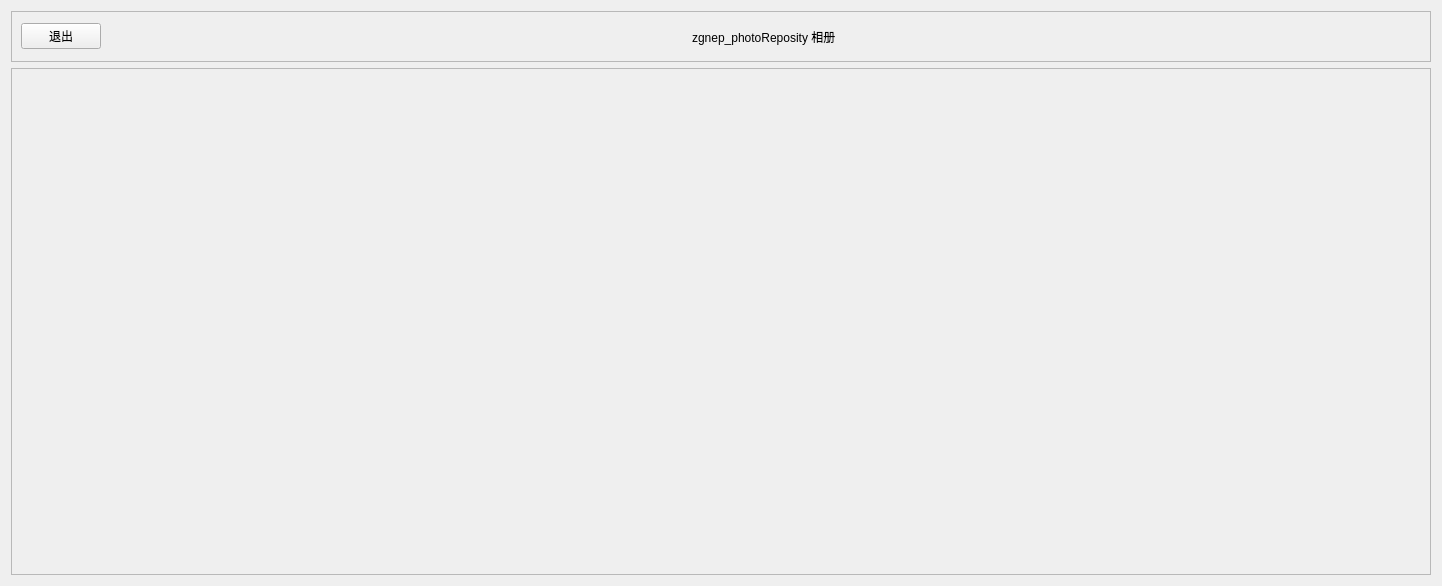
<?xml version="1.0" encoding="UTF-8"?>
<ui version="4.0">
 <class>zgnep_photoReposity</class>
 <widget class="QWidget" name="zgnep_photoReposity">
  <property name="geometry">
   <rect>
    <x>0</x>
    <y>0</y>
    <width>1442</width>
    <height>586</height>
   </rect>
  </property>
  <property name="windowTitle">
   <string>Form</string>
  </property>
  <layout class="QVBoxLayout" name="verticalLayout" stretch="1,10">
   <item>
    <widget class="QFrame" name="frame">
     <property name="frameShape">
      <enum>QFrame::StyledPanel</enum>
     </property>
     <property name="frameShadow">
      <enum>QFrame::Raised</enum>
     </property>
     <layout class="QHBoxLayout" name="horizontalLayout">
      <item>
       <widget class="QPushButton" name="btn_Exit">
        <property name="text">
         <string>退出</string>
        </property>
       </widget>
      </item>
      <item>
       <spacer name="horizontalSpacer">
        <property name="orientation">
         <enum>Qt::Horizontal</enum>
        </property>
        <property name="sizeHint" stdset="0">
         <size>
          <width>559</width>
          <height>20</height>
         </size>
        </property>
       </spacer>
      </item>
      <item>
       <widget class="QLabel" name="label">
        <property name="text">
         <string>zgnep_photoReposity 相册</string>
        </property>
       </widget>
      </item>
      <item>
       <spacer name="horizontalSpacer_2">
        <property name="orientation">
         <enum>Qt::Horizontal</enum>
        </property>
        <property name="sizeHint" stdset="0">
         <size>
          <width>558</width>
          <height>20</height>
         </size>
        </property>
       </spacer>
      </item>
     </layout>
    </widget>
   </item>
   <item>
    <widget class="QScrollArea" name="scrollArea">
     <property name="widgetResizable">
      <bool>true</bool>
     </property>
     <widget class="QWidget" name="scrollAreaWidgetContents">
      <property name="geometry">
       <rect>
        <x>0</x>
        <y>0</y>
        <width>1422</width>
        <height>509</height>
       </rect>
      </property>
      <layout class="QGridLayout" name="gridLayout"/>
     </widget>
    </widget>
   </item>
  </layout>
 </widget>
 <resources/>
 <connections/>
</ui>
